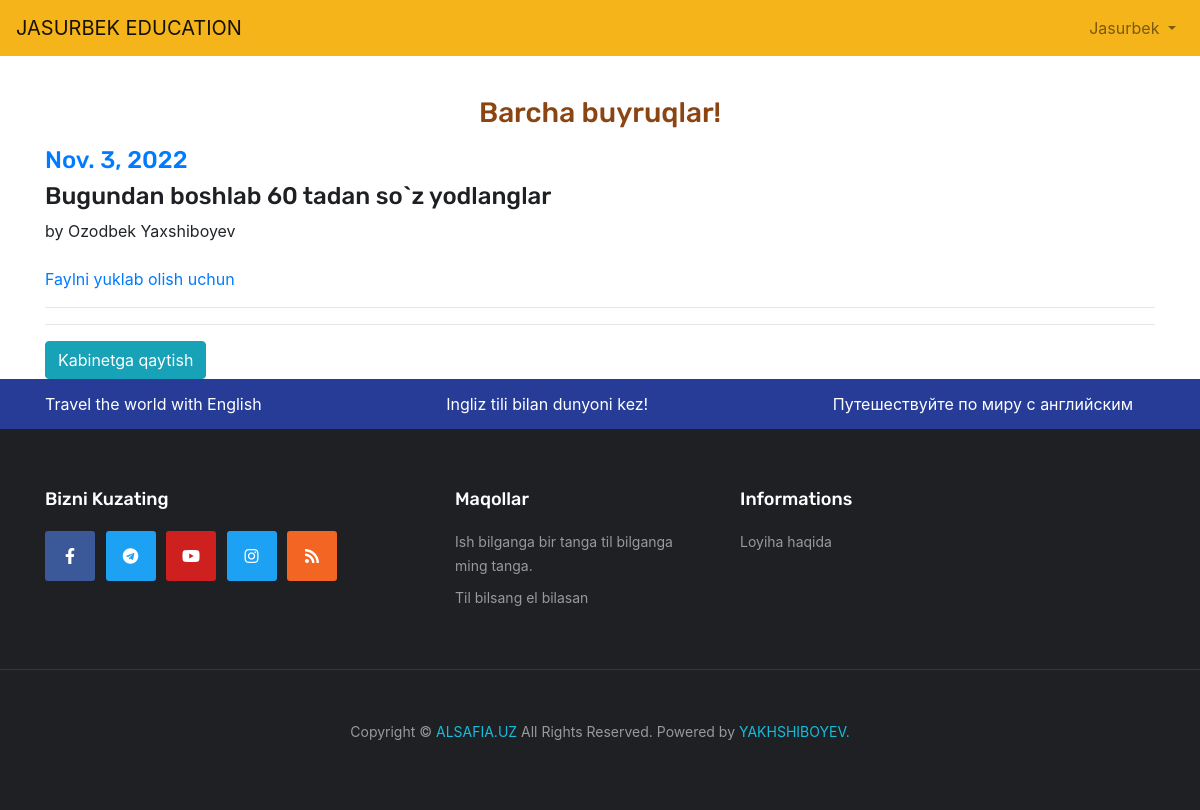
/student/1/tasks/ (signed in), run on an earlier commit of the app's database.
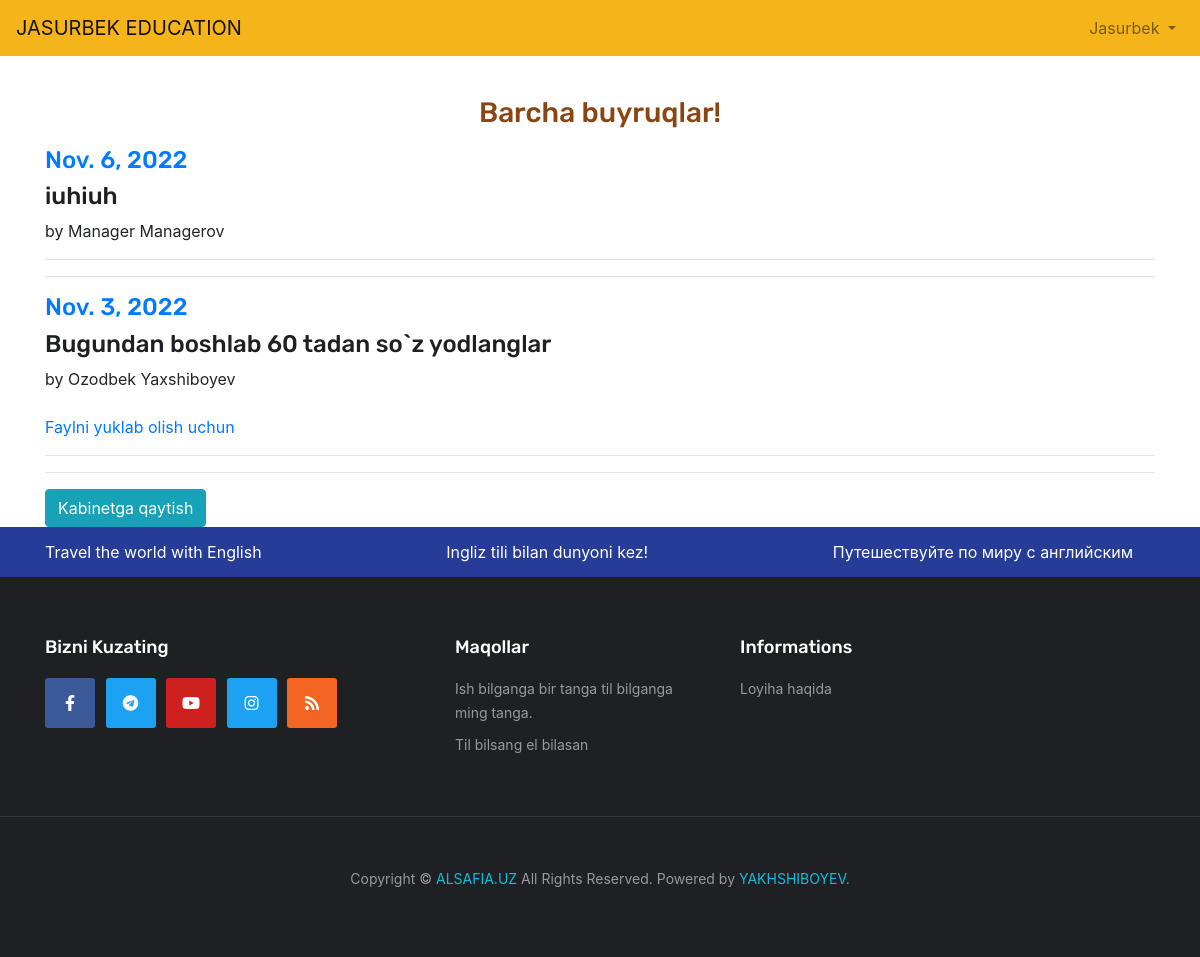
And on a later commit of the database.
### main/models.py (models this page shows, shortened)
class Basemodel(models.Model):
    created_at = models.DateField(auto_now=True)
    updated_at = models.DateField(auto_now=True)
    class Meta:
        abstract=True

class Task(Basemodel):
    creator = models.ForeignKey(User, on_delete=models.SET_NULL, null=True, related_name='task')
    for_all_students = models.BooleanField(blank=True, null=True, verbose_name="Hamma student uchunmi?")
    user = models.ForeignKey(Student, on_delete=models.CASCADE, blank=True, null=True,verbose_name="Bitta student uchun", related_name="for_user")
    text = models.TextField(verbose_name="Buyruq matni")
    image = models.ImageField(upload_to='task_images', validators=[validate_image, custom_validator],
                              blank=True, null=True, verbose_name="Fotosurat (ixtiyoriy)")
    source_file = models.FileField(upload_to='task_files', blank=True, null=True, verbose_name="Fayl (ixtiyoriy)")

### accounts/models.py (models this page shows, shortened)
class User(AbstractUser):
    username = models.CharField(max_length=20, unique=True)
    first_name = models.CharField(verbose_name='Ism', max_length=50)
    last_name = models.CharField(verbose_name='Familiya', max_length=50)
    age = models.PositiveIntegerField(null=True, blank=True, verbose_name='Yosh')
    image = models.FileField(upload_to='users_images', validators=[validate_image, custom_validator],
                             help_text='2 mb gacha bo`lgan rasm yuklang', blank=True, null=True,
                             verbose_name="Profil rasmi")
    role = models.CharField(max_length=20, choices=UserRoles.choices(), blank=True, null=True)
    bio = models.CharField(max_length=200, default="")
    last_active = models.DateField(auto_now=True, null=True, blank=True)
    report_per = models.BooleanField(default=True)
    chat_per = models.BooleanField(default=True)
    task_per = models.BooleanField(default=True)
    @property
    def full_name(self):
        return f"{self.first_name} {self.last_name}"

### main/views.py (the view)
# urls.py: path('student/<int:student_pk>/tasks/', student_tasks, name='student_task'),
def student_tasks(request,student_pk):
    if request.user.pk is None or request.user.pk != student_pk:
        return redirect('home')
    if request.method == "GET":
        context = dict()
        student = User.objects.get(pk=student_pk)
        tasks = Task.objects.filter(Q(user=student) | Q(for_all_students=True)).order_by('-pk')
        context['student'] = student
        context['tasks'] = tasks
        return render(request, template_name='student_task.html', context=context)

### templates/student_task.html (shortened to what this page needs)
{% extends 'base.html' %}
{% load static %}
{% block content %}
    <br/>
    <p>
        <h3 style="color: saddlebrown"><center> Barcha buyruqlar!</b> </center>   </h3>
    </p>
    {% if tasks %}
        <ul>
        {% for task in tasks %}
        <p>
            <a href="{% url 'task_answer' student.pk task.pk %}"><h4 style="color: #04414d"> {{ task.created_at }}</h4></a>
                <h4>{{ task.text }} </h4> by {{ task.creator.full_name }} <br>
                {% if task.source_file %}
                    <a href="{{ task.source_file.url }}" download> <br>Faylni yuklab olish uchun  </a>
                {% endif %}
            <hr>
            <hr>
        </p>
        {% endfor %}
        </ul>
        {% else %}
        <center> Buyruqlar hozircha yuq, kuting!</center>
        <br>
    {% endif %}
    <a class="btn btn-info" href="{% url 'student' student_pk=student.pk %}" role="button">Kabinetga qaytish</a>
{% endblock content %}

What changed in the data, as far as the page shows it:
added Task: created_at "Nov. 6, 2022", text "iuhiuh", creator.full_name "Manager Managerov"
